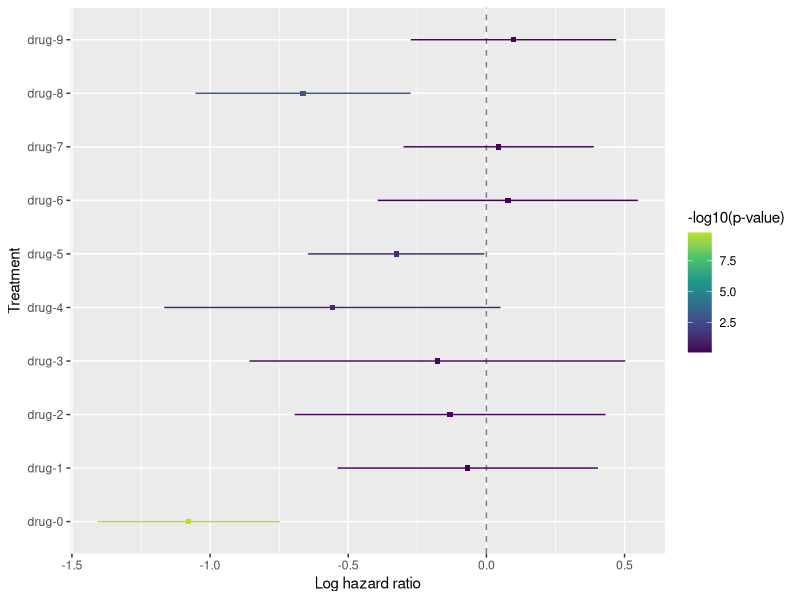

Write R code to recreate this figure.
#| title: "Forest Plot"
#| dataset-name: "hazard_ratio"
#| description: "Log hazard ratios of various treatments for a disease, where negative values are protective."
#| colours: "`scale_color_viridis_c(end = 0.9)`"

library(ggplot2)

hazard_ratio <-
  structure(
    list(
      treatment = c("drug-0", "drug-1", "drug-2", "drug-3", 
                    "drug-4", "drug-5", "drug-6", "drug-7", "drug-8", "drug-9"), 
      estimate = c(-1.07758328124311, -0.0673791229983594, -0.131222672477039, 
                   -0.177516254743032, -0.557561518611797, -0.326188793194129, 
                   0.0774681894156513, 0.0446103018158888, -0.663460635641247, 
                   0.0982800205104637),
      conf.low = c(-1.40821094432096, -0.538587314374759, 
                   -0.693668556086683, -0.857711283648174, -1.16622060338404, 
                   -0.645244903652244, -0.393443467907644, -0.299837395750747, 
                   -1.0529477801427, -0.273705841823253),
      conf.high = c(-0.74695561816527, 
                    0.40382906837804, 0.431223211132606, 0.50267877416211, 0.0510975661604512, 
                    -0.00713268273601528, 0.548379846738946, 0.389057999382524, 
                    -0.273973491139792, 0.470265882844181),
      p.value = c(1.68152742241014e-10, 
                  0.779278286507906, 0.647474328599551, 0.608995113127569, 
                  0.0725863370465562, 0.0450936208087966, 0.747128865265434, 
                  0.799619211582648, 0.000841883565496329, 0.604577144843726
      )
    ),
    row.names = c(NA, -10L),
    class = "data.frame"
  )

p <-
  hazard_ratio |>
  ggplot(aes(treatment, estimate, col = -log10(p.value))) +
  scale_color_viridis_c(end = 0.9, breaks = seq(0, 10, by = 2.5)) +
  geom_hline(yintercept = 0, lty = 2, alpha = 0.5) +
  geom_point(shape = 15) +
  geom_linerange(aes( ymin= conf.low, ymax = conf.high)) +
  coord_flip() +
  labs(
    y = 'Log hazard ratio',
    x = 'Treatment',
    colour = '-log10(p-value)'
  )

print(p)
